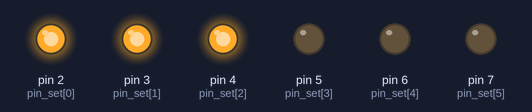
This sketch was run on a simulated Arduino Uno, built with avr-gcc and run on an emulated ATmega328P. Parts: output pins drawn as LEDs (lit = HIGH).

Above: at 0.2 s.
At 1.2 s:
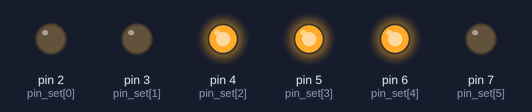
At 1.7 s:
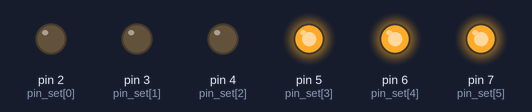
At 2.2 s:
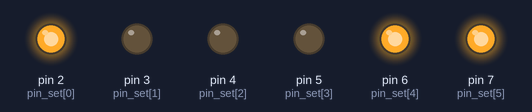
At 3.7 s:
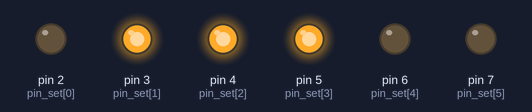
At 5.7 s:
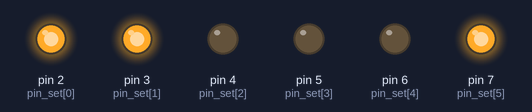
Timing chart, 0 to 6.9 s (numbered marks = the images above):
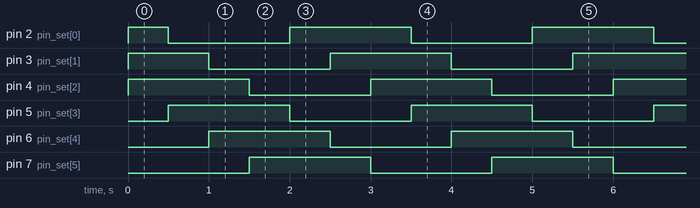

The sketch:

basic3_interval_patrol.ino
```cpp
int pin_set[6] = {2,3,4,5,6,7};

int start = 0;

void setup()
{
  for(int i=0; i<6; i++)
  {
    pinMode(pin_set[i], OUTPUT);
  }
}

void loop()
{
  digitalWrite(pin_set[start], HIGH);
  digitalWrite(pin_set[(start+1)%6], HIGH);
  digitalWrite(pin_set[(start+2)%6], HIGH);

  delay(500);

  digitalWrite(pin_set[start], LOW);
  start = (start+1)%6;
}
```

Measured:
- by itself, pin 2 (pin_set[0]), pin 3 (pin_set[1]): repeats every 3.0 s: LOW 1.5 s, HIGH 1.5 s
- by itself, pin 4 (pin_set[2]), pin 5 (pin_set[3]), pin 6 (pin_set[4]), pin 7 (pin_set[5]): alternates HIGH for 1.5 s and LOW for 1.5 s
- by itself, everything shown: repeats every 3.0 s, in 12 steps
